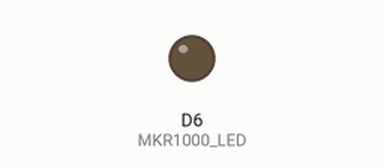
Bench run of a sketch on a simulated Arduino MKR. Parts: output pins drawn as LEDs (lit = HIGH). WiFi joins after 1.5 s; servers stay silent unless stated; uploads are accepted with an empty reply.

Above: at 11.63 s.
At 14.2 s:
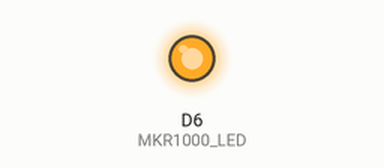
Timing chart, 0 to 18.3 s (numbered marks = the images above):
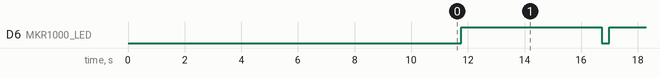

Measured:
- by itself, D6 (MKR1000_LED): alternates HIGH for 5.0 s and LOW for 0.26 s

The sketch:

MKR1000AzureReceiveFull.ino
```cpp
/*
This code connects to Azure IoT Hub and blinks the onboard LED on the MKR1000
when there is a message for the particular device. In addition this sketch demonstrates
completing, rejecting or abondoning a Azure IoT cloud-to-device message.

http://mohanp.com/complete-reject-abandon-mkr1000-azure-iot-hub-how-to-part2

Written by Mohan Palanisamy (http://mohanp.com)

Instructions are here to properly set up the MKR1000 for SSL connections.
http://mohanp.com/mkr1000-azure-iot-hub-how-to/

Feb 26, 2016
*/

#include <SPI.h>
#include <WiFi101.h>

const int MKR1000_LED = 6 ;

///*** WiFi Network Config ***///
char ssid[] = "YouRWifiSSID"; //  your network SSID (name)
char pass[] = "yourWifiPassword";    // your network password (use for WPA, or use as key for WEP)

///*** Azure IoT Hub Config ***///
//see: http://mohanp.com/mkr1000-azure-iot-hub-how-to/  for details on getting this right if you are not sure.

char hostname[] = "YourIoTHub.azure-devices.net";    // host name address for your Azure IoT Hub
char authSAS[] = "YourSASToken";

//message receive URI
String azureReceive = "/devices/MyMKR1000/messages/devicebound?api-version=2016-02-03";

// message Complete/Reject/Abandon URIs.  "etag" will be replaced with the message id E-Tag recieved from recieve call.
String azureComplete = "/devices/MyMKR1000/messages/devicebound/etag?api-version=2016-02-03";
String azureReject   = "/devices/MyMKR1000/messages/devicebound/etag?reject&api-version=2016-02-03";
String azureAbandon  = "/devices/MyMKR1000/messages/devicebound/etag/abandon?&api-version=2016-02-03";

///*** Azure IoT Hub Config ***///

unsigned long lastConnectionTime = 0;
const unsigned long pollingInterval = 5L * 1000L; // 5 sec polling delay, in milliseconds

int status = WL_IDLE_STATUS;

WiFiSSLClient client;

void setup() {

   pinMode(MKR1000_LED, OUTPUT);

  //check for the presence of the shield:
  if (WiFi.status() == WL_NO_SHIELD) {
    // don't continue:
    while (true);
  }

  // attempt to connect to Wifi network:
  while (status != WL_CONNECTED) {
    status = WiFi.begin(ssid, pass);
    // wait 10 seconds for connection:
    delay(10000);
  }
}

void loop()
{
  String response = "";
  char c;
  ///read response if WiFi Client is available
  while (client.available()) {
    c = client.read();
    response.concat(c);
  }

  if (!response.equals(""))
  {
    //Serial.println(response);
    //if there are no messages in the IoT Hub Device queue, Azure will return 204 status code.
    if (response.startsWith("HTTP/1.1 204"))
    {
      //turn off onboard LED
      digitalWrite(MKR1000_LED, LOW);
    }
    else
    {
      //turn on onboard LED
      digitalWrite(MKR1000_LED, HIGH);

      //Now that the message is processed.. do either Complete, Reject or Abandon HTTP Call.

      //first get the ETag from the received message response
      String eTag=getHeaderValue(response,"ETag");

      //Uncomment the following line and comment out Reject and Abandon calls to verify Complete
      azureIoTCompleteMessage(eTag);

      //Uncomment the following line and comment out Complete and Abandon calls to verify Reject
      //azureIoTRejectMessage(eTag);

      //Uncomment the following line and comment out Complete and Reject calls to verify Abandon
      //azureIoTAbandonMessage(eTag);

    }
  }

  // polling..if pollingInterval has passed
  if (millis() - lastConnectionTime > pollingInterval) {
    digitalWrite(MKR1000_LED, LOW);
    azureIoTReceiveMessage();
    // note the time that the connection was made:
    lastConnectionTime = millis();

  }
}

//Receive Azure IoT Hub "cloud-to-device" message
void azureIoTReceiveMessage()
{
  httpRequest("GET", azureReceive, "","");
}

//Tells Azure IoT Hub that the message with the msgLockId is handled and it can be removed from the queue.
void azureIoTCompleteMessage(String eTag)
{
  String uri=azureComplete;
  uri.replace("etag",trimETag(eTag));

  httpRequest("DELETE", uri,"","");
}


//Tells Azure IoT Hub that the message with the msgLockId is rejected and can be moved to the deadletter queue
void azureIoTRejectMessage(String eTag)
{
  String uri=azureReject;
  uri.replace("etag",trimETag(eTag));

  httpRequest("DELETE", uri,"","");
}

//Tells Azure IoT Hub that the message with the msgLockId is abondoned and can be requeued.
void azureIoTAbandonMessage(String eTag)
{
  String uri=azureAbandon;
  uri.replace("etag",trimETag(eTag));

  httpRequest("POST", uri,"text/plain","");
}


void httpRequest(String verb, String uri,String contentType, String content)
{
    if(verb.equals("")) return;
    if(uri.equals("")) return;

    // close any connection before send a new request.
    // This will free the socket on the WiFi shield
    client.stop();

    // if there's a successful connection:
    if (client.connect(hostname, 443)) {
      client.print(verb); //send POST, GET or DELETE
      client.print(" ");
      client.print(uri);  // any of the URI
      client.println(" HTTP/1.1");
      client.print("Host: ");
      client.println(hostname);  //with hostname header
      client.print("Authorization: ");
      client.println(authSAS);  //Authorization SAS token obtained from Azure IoT device explorer
      client.println("Connection: close");

      if(verb.equals("POST"))
      {
          client.print("Content-Type: ");
          client.println(contentType);
          client.print("Content-Length: ");
          client.println(content.length());
          client.println();
          client.println(content);
      }else
      {
          client.println();
      }
    }
}

String getHeaderValue(String response, String headerName)
{
  String headerSection=getHeaderSection(response);
  String headerValue="";

  int idx=headerSection.indexOf(headerName);

  if(idx >=0)
  {
  int skip=0;
  if(headerName.endsWith(":"))
    skip=headerName.length() + 1;
  else
    skip=headerName.length() + 2;

  int idxStart=idx+skip;
  int idxEnd = headerSection.indexOf("\r\n", idxStart);
  headerValue=response.substring(idxStart,idxEnd);
  }

  return headerValue;
}

//For some reason Azure IoT sets ETag string enclosed in double quotes
//and that's not in sync with its other endpoints. So need to remove the double quotes
String trimETag(String value)
{
    String retVal=value;

    if(value.startsWith("\""))
      retVal=value.substring(1);

    if(value.endsWith("\""))
      retVal=retVal.substring(0,retVal.length()-1);

    return retVal;
}

//To get all the headers from the HTTP Response
String getHeaderSection(String response)
{
  int idxHdrEnd=response.indexOf("\r\n\r\n");

  return response.substring(0, idxHdrEnd);
}

//To get only the message payload from http response.
String getResponsePayload(String response)
{
  int idxHdrEnd=response.indexOf("\r\n\r\n");

  return response.substring(idxHdrEnd + 4);
}
```
